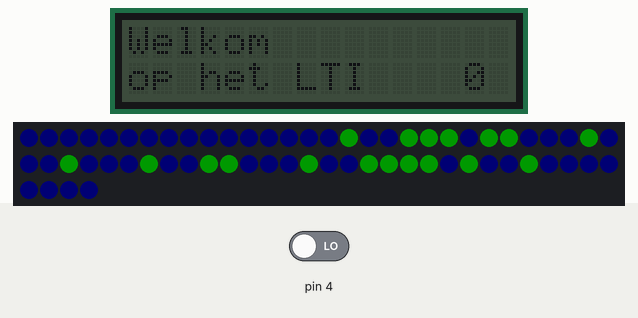
This sketch was run on a simulated Arduino Uno, built with avr-gcc and run on an emulated ATmega328P. Shown: 16×2 character LCD, 64 RGB LEDs in strip order, left to right, continuing on the next row. The test bench sets the inputs (shaded band); at power-on: pin 4 LOW. Dim RGB values are drawn brighter than linear.

Above: at 1.2 s.
1.3 s: pin 4 driven HIGH
At 2.8 s:
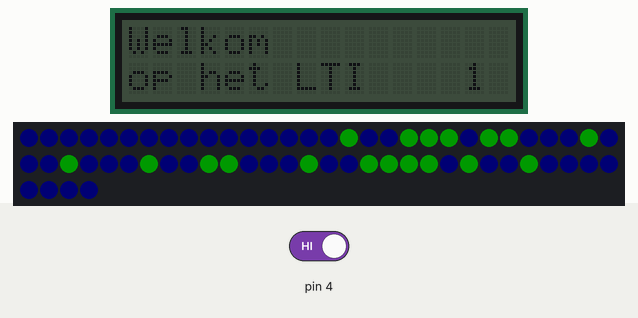
At 3.8 s:
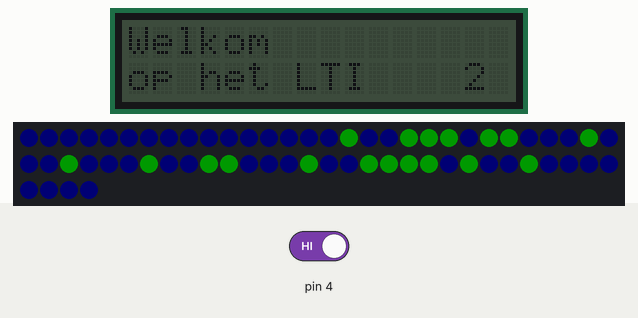
Timing chart, 0 to 5.3 s (numbered marks = the images above; inputs shaded):
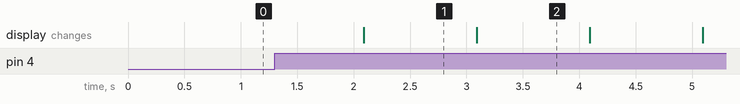

Measured:
- after the input at 1.3 s, the display: changes after 0.79 s (image 1)
- what the display in image 1 shows lasts 1.0 s, from 2.1 s to 3.1 s

The sketch:

Welkom_op_het_LTI_en_teller_metmatrix.ino
```cpp
#include <Wire.h>               // Library voor i2c communicatie van arduino
#include "rgb_lcd.h"            // Library inladen voor het RGB LCD display
#include <Adafruit_NeoPixel.h>  // Library voor AdaFruit NeoPixels (slierten, matrices, ...)

// Hieronder geven we aan op welke I/O de NeoPixels zijn aangesloten.
#define NEOPIXEL_PIN  6

// Vervolgens dienen we aan te geven uit hoeveel NeoPixels de matrix bestaat.
// Voor jullie display is dit dus 8x8 = 64
#define NUMPIXELS     64

// Dit is een object dat de NeoPixel matrix voorstelt.
// We dienen hierbij volgende parameters mee te geven zodat
// de library weet wat voor soort NeoPixels we gebruiken, hoeveel
// LEDs er zijn en waar we ze hebben aangesloten op de Arduino.
// - NUMPIXELS: het aantal pixels in totaal (64 in ons geval)
// - NEOPIXEL_PIN: de pin (I/O) waarop de matrix is aangesloten (6 in dit geval)
// - NEO_GRB + NEO_KHZ800: het type (GRB) en hoe de communicatie dient te gebeuren (800KHz)
Adafruit_NeoPixel pixels(NUMPIXELS, NEOPIXEL_PIN, NEO_GRB + NEO_KHZ800);

// Dit is een object dat het LCD display voorstelt.
// Via dit kan je communiceren met de hardware.
// Intern in de library wordt de I2C bus opgezet.
// Op de Arduino UNO zit maar 1 I2C poort. Dus vandaar
// dat je eigenlijk geen keuze hebt. Alle connectoren op
// het shield komen op dezelfde bus terecht.
rgb_lcd lcd;

// Dit zijn de 3 kleurcomponenten van de RGB LCD achtergrond.
// Deze zijn 'const' (constant) omdat we die tijdens het runnen
// van de code niet aanpassen.
const int colorR = 0;
const int colorG = 20;
const int colorB = 0;

// Deze variabel houdt het aantal bezoekers bij. We zetten deze
// hier (globaal) omdat we de waarde willen behouden over de verschillende
// iteraties van loop() heen. Moesten we de variabel in loop() zelf
// definiëren zou deze elke iteratie opnieuw worden gemaakt en op 0 worden gezet.
int tellerbezoekers = 0;

// De setup() functie wordt bij het starten 1-malig aangeroepen.
// Hier stellen we hardware in en kunnen we taken uitvoeren die
// enkel 1 maal moeten gebeuren tijdens het starten van de code
void setup() {
    // Hier stellen we pin 4 in als INPUT. Hier kunnen we dan de knop aan
    // koppelen en inlezen.
    pinMode(4, INPUT);

    // Configureer het display object zodat het weet uit
    // hoeveel characters (16) en rijen (2) het display bestaat.
    // Dit moeten we doen omdat de library ook kan gebruikt worden
    // grotere en kleinere displays van Adafruit.
    lcd.begin(16, 2);

    // Hier stellen we de achtergrondkleur in op onze gekozen waarde.
    // Deze bestaat uit de Rood - Green - Blauw componenten
    lcd.setRGB(colorR, colorG, colorB);

    // Vervolgens tonen we de tekst "Welkom" op het display.
    // Dit komt standaard links bovenaan te staan
    lcd.print("Welkom");

    // Met setCursor(kolom, rij) kunnen we kiezen om tekst op
    // een andere plaats te zetten op het display.
    // We tellen hierbij vanaf 0. Dus 2de rij = 1.
    // Merk dat enkel de karakters van het display worden overschreven
    // via print(). Dus met andere woorden, de "Welkom" op de lijn erboven
    // blijft netjes staan
    lcd.setCursor(0, 1);

    // De cursor staat nu links onderaan (2de rij). Daar kunnen we dan de tekst
    // laten verschijnen met print().
    lcd.print("op het LTI");

    ////// NEOPIXELS //////

    // De NeoPixels dienen te worden geïnitialiseerd vooraleer we er iets mee doen.
    pixels.begin(); // INITIALIZE NeoPixel strip object (REQUIRED)

    // Door de clear() methode aan te roepen zorgen we er voor dat alle LEDs uit worden
    // gezet.
    pixels.clear();

    // Hier gaan we alle NeoPixels overlopen met een for-loop. We gaan hierbij
    // alle LEDs instellen op een licht blauwe kleur. Deze zal als achtergrond dienen.
    // Merk op dat de eerste LED zich op index 0 bevind, de 2de op index 1, ...

    for(int i = 0; i < NUMPIXELS; i++) {    // Een lus-structuur (itereren over elke LED)

        // Met de methode setPixelColor() kunnen we elke LED afzonderlijk een kleur geven.
        // Hierbij dienen we volgende informatie mee te geven:
        // - de index van de LED, hier i (een teller die loopt van 0 tot 63)
        // - de kleur van de LED, hier licht blauw
        pixels.setPixelColor(i, pixels.Color(0, 0, 1));

    }

    // Door hier een variable "green" te maken kunnen we deze
    // makkelijk meegegeven aan onderstaande code om de letters LTI te
    // vormen met een specifieke intensiteit.
    int green = 25;   // Dit kunnen we nu makkelijk aanpassen


    // Hier gaan we de letters LTI vormen. We dienen dit manueel voor de
    // verschillende LEDs te doen omdat de matrix niet heel groot is.
    // pixels.Color(r, g, b) laat toe om de kleur te zetten aan de hand van
    // de r, g en b componenten. Dit kan gaan van (0, 0, 0) voor zwart tot (255,255,255) voor fel wit.

    // De letter L
    pixels.setPixelColor(16, pixels.Color(0, green, 0));
    pixels.setPixelColor(24, pixels.Color(0, green, 0));
    pixels.setPixelColor(32, pixels.Color(0, green, 0));
    pixels.setPixelColor(40, pixels.Color(0, green, 0));
    pixels.setPixelColor(48, pixels.Color(0, green, 0));
    pixels.setPixelColor(49, pixels.Color(0, green, 0));
    pixels.setPixelColor(50, pixels.Color(0, green, 0));

    // De letter T
    pixels.setPixelColor(19, pixels.Color(0, green, 0));
    pixels.setPixelColor(20, pixels.Color(0, green, 0));
    pixels.setPixelColor(21, pixels.Color(0, green, 0));
    pixels.setPixelColor(28, pixels.Color(0, green, 0));
    pixels.setPixelColor(36, pixels.Color(0, green, 0));
    pixels.setPixelColor(44, pixels.Color(0, green, 0));
    pixels.setPixelColor(52, pixels.Color(0, green, 0));

    // De letter I
    pixels.setPixelColor(23, pixels.Color(0, green, 0));
    pixels.setPixelColor(39, pixels.Color(0, green, 0));
    pixels.setPixelColor(47, pixels.Color(0, green, 0));
    pixels.setPixelColor(55, pixels.Color(0, green, 0));


    // De LEDs gaan pas hun kleur krijgen nadat we de show() methode aanroepen.
    // Dan worden de eigenlijke NeoPixels aangestuurd vanuit de library.
    pixels.show();
}

// Loop wordt telkens opnieuw uitgevoerd. Dus als de functie klaar is
// wordt de functie opnieuw aangeroepen en start het terug van bovenaan.
// De loop() functie moet je hebben. Dat ligt bij Arduino vast.
// Stel dat je echt niet meer te doen hebt, plaats je daar niets in
// oftewel een delay(1000) bv.
void loop() {

    // Hieronder gaan we de knop inlezen die aan pin 4 hangt.
    // Wanneer de knop ingedrukt is gaan we de teller van het aantal bezoekers
    // met 1 verhogen.

    // Eerst lezen we de huidige staat in van de knop (ingedrukt of niet ingedrukt)
    int buttonState = digitalRead(4);

    // Als de staat van de knop HIGH is, dan wordt de knop ingedrukt.
    // Dan kunnen we dus het aantal bezoekers met 1 verhogen.
    if (buttonState == HIGH){
      tellerbezoekers = tellerbezoekers + 1;    // Bezoekersteller verhogen

      // Als je wil dat je de knop ingedrukt kan blijven houden en dat je pas
      // bij het loslaten verder gaat in de code kan je onderstaande code uit commentaar
      // halen (de twee slashes ervoor weg doen)

      // while (digitalRead(4) == HIGH) {}

      // De bovenstaande code zal een lus creëren die niets doet zolang de gebruiker
      // op de knop drukt. Laat hij/zij los, dan stopt de lus en gaat de code verder.
      // Merk op dat we hier digitalRead() aanroepen omdat we telkens een update willen
      // van de huidige stand van de knop. Moesten we hier "buttonState" gebruiken zo dit
      // gewoon HIGH zijn en blijven.
    }

    // Verschuif de display cursor naar het 15de karakter op de display in de 2de rij.
    // Met andere worden een beetje rechts onderaan
    lcd.setCursor(14, 1);

    // Nu kunnen we de bezoekersteller daar tonen
    lcd.print (tellerbezoekers);

    // Hier gaan we meestal een delay() plaatsen omdat anders te code super-snel
    // wordt uitgevoerd. Wanneer je met een display ofzo werkt gaat dit er dan voor zorgen
    // dat de characters wazig worden.
    delay(1000);
}
```
